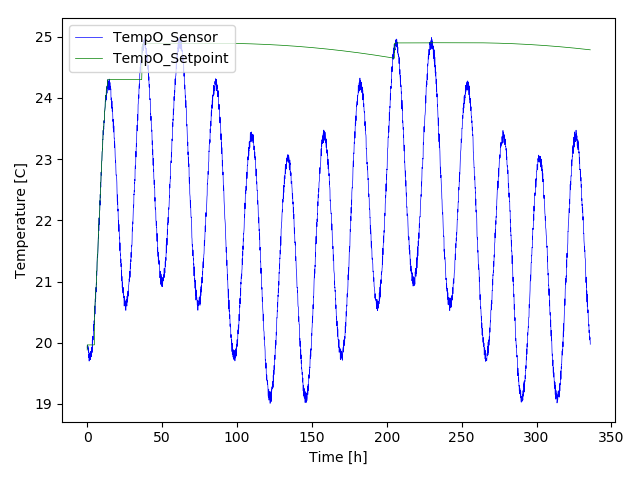

Source code (Python):
# -*- coding: utf-8 -*-
import pyplot
import portable_constants
import portable_ticks

import config_app
import portable_simuliert_tagesmodell
import portable_daymaxestimator
import portable_tempstabilizer

def doit(iTimeEnd_ms, iIncrementTicks_ms, strFilename, fFactorWeek_C=1.0, fRandom=0.1, fFactorDay_C=2.0, bPowerOffset=True):
  config_app.bPowerOffset = bPowerOffset
  portable_ticks.reset()
  portable_ticks.init(iMaxTicks_ms=portable_constants.YEAR_MS)

  objTagesmodell = portable_simuliert_tagesmodell.Tagesmodell(iTimeOffset=-8*portable_constants.HOUR_MS, fFactorWeek_C=fFactorWeek_C, fRandom=fRandom, fFactorDay_C=fFactorDay_C)
  objDayMaxEstimator = portable_daymaxestimator.DayMaxEstimator(portable_ticks.objTicks.ticks_ms())
  fTempO_Sensor = objTagesmodell.get_fTemp_C(iTime_ms=0)
  objDayMaxEstimator.start(portable_ticks.objTicks.ticks_ms(), fTempO_Sensor=fTempO_Sensor)

  objCurveTempSensor = pyplot.Curve('TempO_Sensor', 'blue')
  objCurveTempSetpoint = pyplot.Curve('TempO_Setpoint', 'green')
  fTempO_Setpoint_C = 0.0

  for iTime_ms in range(0,  iTimeEnd_ms, iIncrementTicks_ms):
    fTempO_Sensor = objTagesmodell.get_fTemp_C(iTime_ms)
    assert iTime_ms == portable_ticks.objTicks.ticks_ms()
    portable_ticks.objTicks.increment_ticks_ms(iIncrementTicks_ms)
    bFetMin_W_Limit_Low = fTempO_Sensor >= fTempO_Setpoint_C
    objAvgTempO_C = portable_tempstabilizer.FloatAvg()
    objAvgTempO_C.push(fTempO_Sensor)
    objAvgHeat_W = portable_tempstabilizer.FloatAvg()
    fSimulatedAvgHeat_W = 1.0*(fTempO_Setpoint_C-fTempO_Sensor)
    objAvgHeat_W.push(fSimulatedAvgHeat_W)
    objDayMaxEstimator.process(portable_ticks.objTicks.ticks_ms(), objAvgTempO_C=objAvgTempO_C, objAvgHeat_W=objAvgHeat_W, bFetMin_W_Limit_Low=bFetMin_W_Limit_Low)
    fTempO_Setpoint_C = objDayMaxEstimator.fOutputValue
    objCurveTempSensor.point(float(iTime_ms)/portable_constants.HOUR_MS, fTempO_Sensor)
    objCurveTempSetpoint.point(float(iTime_ms)/portable_constants.HOUR_MS, fTempO_Setpoint_C)

  plot = pyplot.Plot('Time [h]')
  plot.PlotY1('Temperature [C]', objCurveTempSensor, objCurveTempSetpoint)
  plot.PlotSave(strFilename)
  portable_ticks.objTicks.print_statistics()

def run():
  doit(iTimeEnd_ms=1*portable_constants.WEEK_MS,
    iIncrementTicks_ms=6*portable_constants.MINUTE_MS,
    strFilename='simulation_test_dayestimator_fFactorWeek0_bPowerOffsetFalse.png',
    fFactorWeek_C=0.0, fRandom=0.001, fFactorDay_C=0.1,
    bPowerOffset=False)

  doit(iTimeEnd_ms=1*portable_constants.WEEK_MS,
    iIncrementTicks_ms=6*portable_constants.MINUTE_MS,
    strFilename='simulation_test_dayestimator_fFactorWeek0.png',
    fFactorWeek_C=0.0, fRandom=0.001, fFactorDay_C=0.1,
    bPowerOffset=True)

  doit(iTimeEnd_ms=2*portable_constants.WEEK_MS,
    iIncrementTicks_ms=6*portable_constants.MINUTE_MS,
    strFilename='simulation_test_dayestimator.png')

  doit(iTimeEnd_ms=18*portable_constants.HOUR_MS,
    iIncrementTicks_ms=portable_constants.MINUTE_MS,
    strFilename='simulation_test_dayestimator_short.png')

if __name__ == "__main__":
  run()
